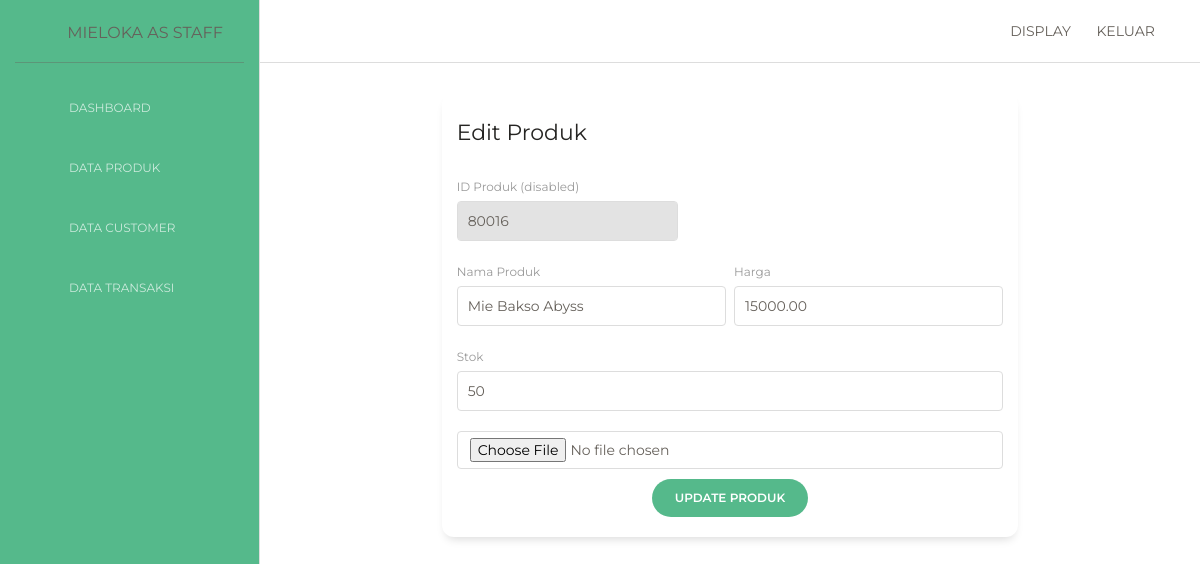
The page /dashboard/update_barang.php?ProdukID=80016 (signed in) on the database its author committed.
### tables this page shows
CREATE TABLE `produk` (
  `ProdukID` int(11) NOT NULL,
  `NamaProduk` varchar(255) NOT NULL,
  `harga` decimal(10,2) NOT NULL,
  `stok` int(11) NOT NULL,
  `thumbnail` varchar(255) NOT NULL
);

### controllers/C_koneksi.php (called while the page is built, shortened)
<?php
class C_koneksi{
    public function conn(){
        $conn = mysqli_connect('localhost', 'root', '', 'kasir');
        if (!$conn){
            die ("koneksi gagal di buat : ".mysqli_connect_error());
        }else{
            return $conn;
        }
    }
}
?>

### controllers/C_produk.php (called while the page is built, shortened)
<?php
include_once 'C_koneksi.php';
class C_produk{
    public function edit($ProdukID){
        $conn = new C_koneksi();
        $sql = "SELECT * FROM produk WHERE ProdukID='$ProdukID' ";
        $query = mysqli_query($conn->conn(), $sql);
        while ($q = mysqli_fetch_object($query)) {
            $hasil[] = $q;
        }
        return $hasil;
       }
    }
?>

### dashboard/update_barang.php (the view)
<?php
  include_once 'extends/topbar.php';
  include_once 'extends/sidebar.php';
  include_once '../controllers/C_produk.php';
    $produk = new C_produk();
  ?>
      <div class="content">
        <div class="row">
          <div class="col-md-8 m-auto">
            <div class="card card-user">
              <div class="card-header">
                <h5 class="card-title">Edit Produk</h5>
              </div>
              <div class="card-body">
                <form action="../routers/R_produk.php?aksi=update" method="POST" enctype="multipart/form-data">
                <?php
                     foreach ($produk->edit($_GET['ProdukID']) as $b){
                 ?>
                  <div class="row">
                    <div class="col-md-5 pr-1">
                      <div class="form-group">
                        <label>ID Produk (disabled)</label>
                        <input type="text" class="form-control" name="ProdukID" id="ProdukID" readonly value="<?= $b->ProdukID ?>">
                      </div>
                    </div>
                  </div>
                  <div class="row">
                    <div class="col-md-6 pr-1">
                      <div class="form-group">
                        <label>Nama Produk</label>
                        <input type="text" name="NamaProduk" id="NamaProduk" class="form-control"  value="<?= $b->NamaProduk ?>" required>
                      </div>
                    </div>
                    <div class="col-md-6 pl-1">
                      <div class="form-group">
                        <label>Harga</label>
                        <input type="text" name="harga" id="harga" class="form-control" value="<?= $b->harga ?>" required>
                      </div>
                    </div>
                  </div>
                  <div class="row">
                    <div class="col-md-12">
                      <div class="form-group">
                        <label>Stok</label>
                        <input type="text" name="stok" id="stok" class="form-control"  value="<?= $b->stok ?>" required>
                      </div>
                    </div>
                  </div>
                  <div class="row">
                    <div class="col-md-12">
                        <input type="file" name="thumbnail" id="thumbnail" class="form-control"  value="<?= $b->thumbnail ?>" required>
                    </div>
                  </div>
                  <div class="row">
                      <div class="update ml-auto mr-auto">
                          <button type="submit" value="Update" id="tambah" name="update" class="btn btn-primary btn-round">Update Produk</button>
                        </div>
                    </div>
                <?php } ?>
                </form>
              </div>
            </div>
          </div>
        </div>
      </div
  <?php
  include_once 'extends/footer.php';
  ?>

### rows shown on the page
produk: ProdukID "80016", NamaProduk "Mie Bakso Abyss", harga "15000.00", stok "50"
